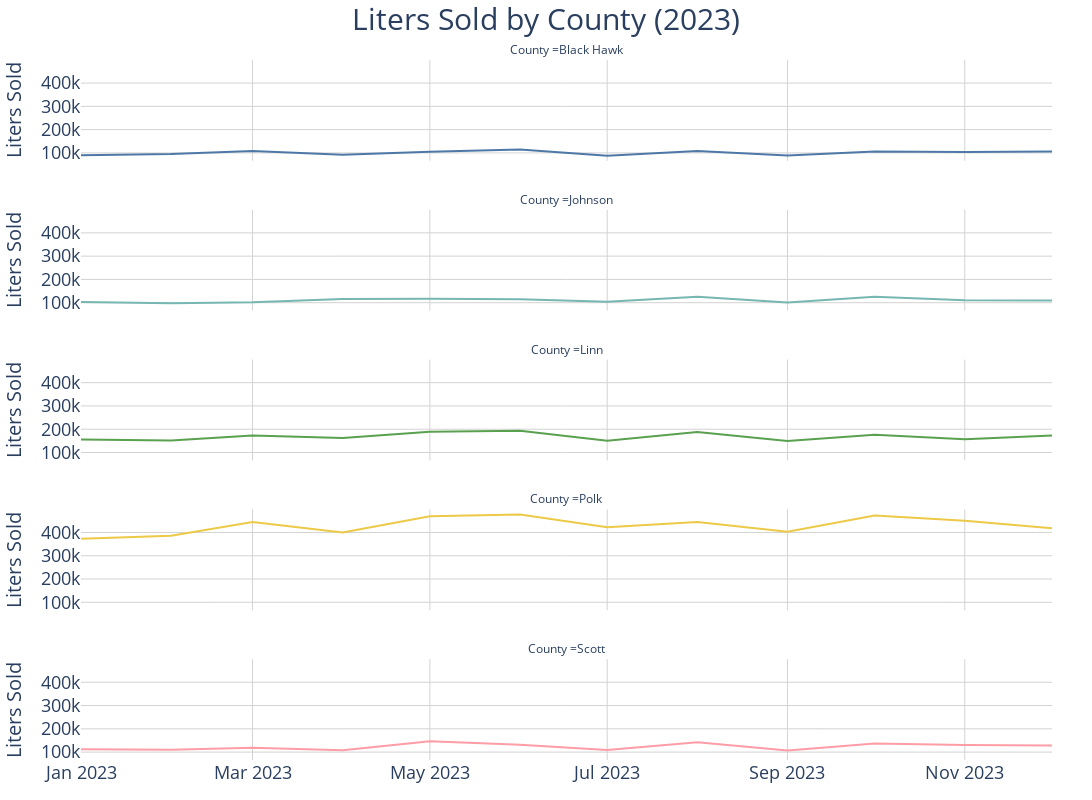

The notebook cell saved with this chart:
### Code cell
fig = px.line(
    two_year_month_df_long, 
    x='month_year', 
    y='liters_sold', 
    facet_col='county',  # Creates a separate plot for each county
    facet_col_wrap=1,  # Each subplot in a new row
    color='county',
    color_discrete_map=county_colors,  # Custom colors
    title='Liters Sold by County',
    labels={'index': 'Month Year', 'county': 'County ', 'month_year': 'Month Year ', 'liters_sold':'Liters Sold '}

)
# Update x-axes for all subplots (if necessary)
fig.update_xaxes(
    title=None,
    tickfont=dict(size=18),
    showgrid=True,
    gridcolor='LightGrey'
),

# Update y-axes for all subplots
fig.update_yaxes(
    title='Liters Sold',
    tickfont=dict(size=18),
    title_font=dict(size=20),
    showgrid=True,
    gridcolor='LightGrey',
    matches='y'
),

fig.update_layout(


 
    title=dict(
        text='Liters Sold by County (2023)',
        x=0.5,  # Center the title
        xanchor='center',
        font=dict(size=30)  # Large font size for title
    ),
    plot_bgcolor='rgba(0,0,0,0)',  # Transparent background for the plot area
    margin=dict(l=40, r=40, t=60, b=40),  # Adjust margins
    width=1100,
    height=800, 
    showlegend = False
)

fig.show()

### Figure 1 — Plotly figure (JSON) as saved in the notebook; plotly's stock layout.template omitted (floating-point values rounded to 4 significant figures)
{"data": [{"hovertemplate": "County =Black Hawk<br>Month Year =%{x}<br>Liters Sold =%{y}<extra></extra>", "legendgroup": "Black Hawk", "line": {"color": "#4e79a7", "dash": "solid"}, "marker": {"symbol": "circle"}, "mode": "lines", "name": "Black Hawk", "orientation": "v", "showlegend": true, "type": "scatter", "x": ["2023-01-01T00:00:00", "2023-02-01T00:00:00", "2023-03-01T00:00:00", "2023-04-01T00:00:00", "2023-05-01T00:00:00", "2023-06-01T00:00:00", "2023-07-01T00:00:00", "2023-08-01T00:00:00", "2023-09-01T00:00:00", "2023-10-01T00:00:00", "2023-11-01T00:00:00", "2023-12-01T00:00:00"], "xaxis": "x5", "y": [90350.0, 95130.0, 108400.0, 91930.0, 104800.0, 114200.0, 87770.0, 108600.0, 89350.0, 105700.0, 103800.0, 106200.0], "yaxis": "y5"}, {"hovertemplate": "County =Johnson<br>Month Year =%{x}<br>Liters Sold =%{y}<extra></extra>", "legendgroup": "Johnson", "line": {"color": "#76b7b2", "dash": "solid"}, "marker": {"symbol": "circle"}, "mode": "lines", "name": "Johnson", "orientation": "v", "showlegend": true, "type": "scatter", "x": ["2023-01-01T00:00:00", "2023-02-01T00:00:00", "2023-03-01T00:00:00", "2023-04-01T00:00:00", "2023-05-01T00:00:00", "2023-06-01T00:00:00", "2023-07-01T00:00:00", "2023-08-01T00:00:00", "2023-09-01T00:00:00", "2023-10-01T00:00:00", "2023-11-01T00:00:00", "2023-12-01T00:00:00"], "xaxis": "x4", "y": [103200.0, 97920.0, 102500.0, 116200.0, 117400.0, 115000.0, 104600.0, 125400.0, 101200.0, 125400.0, 110100.0, 109100.0], "yaxis": "y4"}, {"hovertemplate": "County =Linn<br>Month Year =%{x}<br>Liters Sold =%{y}<extra></extra>", "legendgroup": "Linn", "line": {"color": "#59a14f", "dash": "solid"}, "marker": {"symbol": "circle"}, "mode": "lines", "name": "Linn", "orientation": "v", "showlegend": true, "type": "scatter", "x": ["2023-01-01T00:00:00", "2023-02-01T00:00:00", "2023-03-01T00:00:00", "2023-04-01T00:00:00", "2023-05-01T00:00:00", "2023-06-01T00:00:00", "2023-07-01T00:00:00", "2023-08-01T00:00:00", "2023-09-01T00:00:00", "2023-10-01T00:00:00", "2023-11-01T00:00:00", "2023-12-01T00:00:00"], "xaxis": "x3", "y": [155900.0, 151500.0, 173200.0, 162000.0, 189500.0, 193400.0, 150900.0, 187900.0, 149900.0, 176400.0, 157000.0, 172600.0], "yaxis": "y3"}, {"hovertemplate": "County =Polk<br>Month Year =%{x}<br>Liters Sold =%{y}<extra></extra>", "legendgroup": "Polk", "line": {"color": "#edc948", "dash": "solid"}, "marker": {"symbol": "circle"}, "mode": "lines", "name": "Polk", "orientation": "v", "showlegend": true, "type": "scatter", "x": ["2023-01-01T00:00:00", "2023-02-01T00:00:00", "2023-03-01T00:00:00", "2023-04-01T00:00:00", "2023-05-01T00:00:00", "2023-06-01T00:00:00", "2023-07-01T00:00:00", "2023-08-01T00:00:00", "2023-09-01T00:00:00", "2023-10-01T00:00:00", "2023-11-01T00:00:00", "2023-12-01T00:00:00"], "xaxis": "x2", "y": [372800.0, 386400.0, 445400.0, 399600.0, 469200.0, 477500.0, 422800.0, 444500.0, 403400.0, 472600.0, 450400.0, 418300.0], "yaxis": "y2"}, {"hovertemplate": "County =Scott<br>Month Year =%{x}<br>Liters Sold =%{y}<extra></extra>", "legendgroup": "Scott", "line": {"color": "#ff9da7", "dash": "solid"}, "marker": {"symbol": "circle"}, "mode": "lines", "name": "Scott", "orientation": "v", "showlegend": true, "type": "scatter", "x": ["2023-01-01T00:00:00", "2023-02-01T00:00:00", "2023-03-01T00:00:00", "2023-04-01T00:00:00", "2023-05-01T00:00:00", "2023-06-01T00:00:00", "2023-07-01T00:00:00", "2023-08-01T00:00:00", "2023-09-01T00:00:00", "2023-10-01T00:00:00", "2023-11-01T00:00:00", "2023-12-01T00:00:00"], "xaxis": "x", "y": [112237, 109700.0, 119000.0, 107600.0, 146700.0, 131600.0, 108600.0, 142800.0, 106800.0, 137500.0, 130400.0, 128200.0], "yaxis": "y"}], "layout": {"annotations": [{"font": {}, "showarrow": false, "text": "County =Scott", "x": 0.5, "xanchor": "center", "xref": "paper", "y": 0.144, "yanchor": "bottom", "yref": "paper"}, {"font": {}, "showarrow": false, "text": "County =Polk", "x": 0.5, "xanchor": "center", "xref": "paper", "y": 0.358, "yanchor": "bottom", "yref": "paper"}, {"font": {}, "showarrow": false, "text": "County =Linn", "x": 0.5, "xanchor": "center", "xref": "paper", "y": 0.572, "yanchor": "bottom", "yref": "paper"}, {"font": {}, "showarrow": false, "text": "County =Johnson", "x": 0.5, "xanchor": "center", "xref": "paper", "y": 0.786, "yanchor": "bottom", "yref": "paper"}, {"font": {}, "showarrow": false, "text": "County =Black Hawk", "x": 0.5, "xanchor": "center", "xref": "paper", "y": 1, "yanchor": "bottom", "yref": "paper"}], "height": 800, "legend": {"title": {"text": "County "}, "tracegroupgap": 0}, "margin": {"b": 40, "l": 40, "r": 40, "t": 60}, "plot_bgcolor": "rgba(0, 0, 0, 0)", "showlegend": false, "title": {"font": {"size": 30}, "text": "Liters Sold by County (2023)", "x": 0.5, "xanchor": "center"}, "width": 1100, "xaxis": {"anchor": "y", "autorange": true, "domain": [0, 1], "gridcolor": "LightGrey", "range": ["2023-01-01", "2023-12-01"], "showgrid": true, "tickfont": {"size": 18}, "title": {}, "type": "date"}, "xaxis2": {"anchor": "y2", "autorange": true, "domain": [0, 1], "gridcolor": "LightGrey", "matches": "x", "range": ["2023-01-01", "2023-12-01"], "showgrid": true, "showticklabels": false, "tickfont": {"size": 18}, "title": {}, "type": "date"}, "xaxis3": {"anchor": "y3", "autorange": true, "domain": [0, 1], "gridcolor": "LightGrey", "matches": "x", "range": ["2023-01-01", "2023-12-01"], "showgrid": true, "showticklabels": false, "tickfont": {"size": 18}, "title": {}, "type": "date"}, "xaxis4": {"anchor": "y4", "autorange": true, "domain": [0, 1], "gridcolor": "LightGrey", "matches": "x", "range": ["2023-01-01", "2023-12-01"], "showgrid": true, "showticklabels": false, "tickfont": {"size": 18}, "title": {}, "type": "date"}, "xaxis5": {"anchor": "y5", "autorange": true, "domain": [0, 1], "gridcolor": "LightGrey", "matches": "x", "range": ["2023-01-01", "2023-12-01"], "showgrid": true, "showticklabels": false, "tickfont": {"size": 18}, "title": {}, "type": "date"}, "yaxis": {"anchor": "x", "autorange": true, "domain": [0, 0.144], "gridcolor": "LightGrey", "matches": "y", "range": [66120.0, 499100.0], "showgrid": true, "tickfont": {"size": 18}, "title": {"font": {"size": 20}, "text": "Liters Sold"}, "type": "linear"}, "yaxis2": {"anchor": "x2", "autorange": true, "domain": [0.214, 0.358], "gridcolor": "LightGrey", "matches": "y", "range": [66120.0, 499100.0], "showgrid": true, "tickfont": {"size": 18}, "title": {"font": {"size": 20}, "text": "Liters Sold"}, "type": "linear"}, "yaxis3": {"anchor": "x3", "autorange": true, "domain": [0.428, 0.572], "gridcolor": "LightGrey", "matches": "y", "range": [66120.0, 499100.0], "showgrid": true, "tickfont": {"size": 18}, "title": {"font": {"size": 20}, "text": "Liters Sold"}, "type": "linear"}, "yaxis4": {"anchor": "x4", "autorange": true, "domain": [0.642, 0.786], "gridcolor": "LightGrey", "matches": "y", "range": [66120.0, 499100.0], "showgrid": true, "tickfont": {"size": 18}, "title": {"font": {"size": 20}, "text": "Liters Sold"}, "type": "linear"}, "yaxis5": {"anchor": "x5", "autorange": true, "domain": [0.856, 1], "gridcolor": "LightGrey", "matches": "y", "range": [66120.0, 499100.0], "showgrid": true, "tickfont": {"size": 18}, "title": {"font": {"size": 20}, "text": "Liters Sold"}, "type": "linear"}}}
